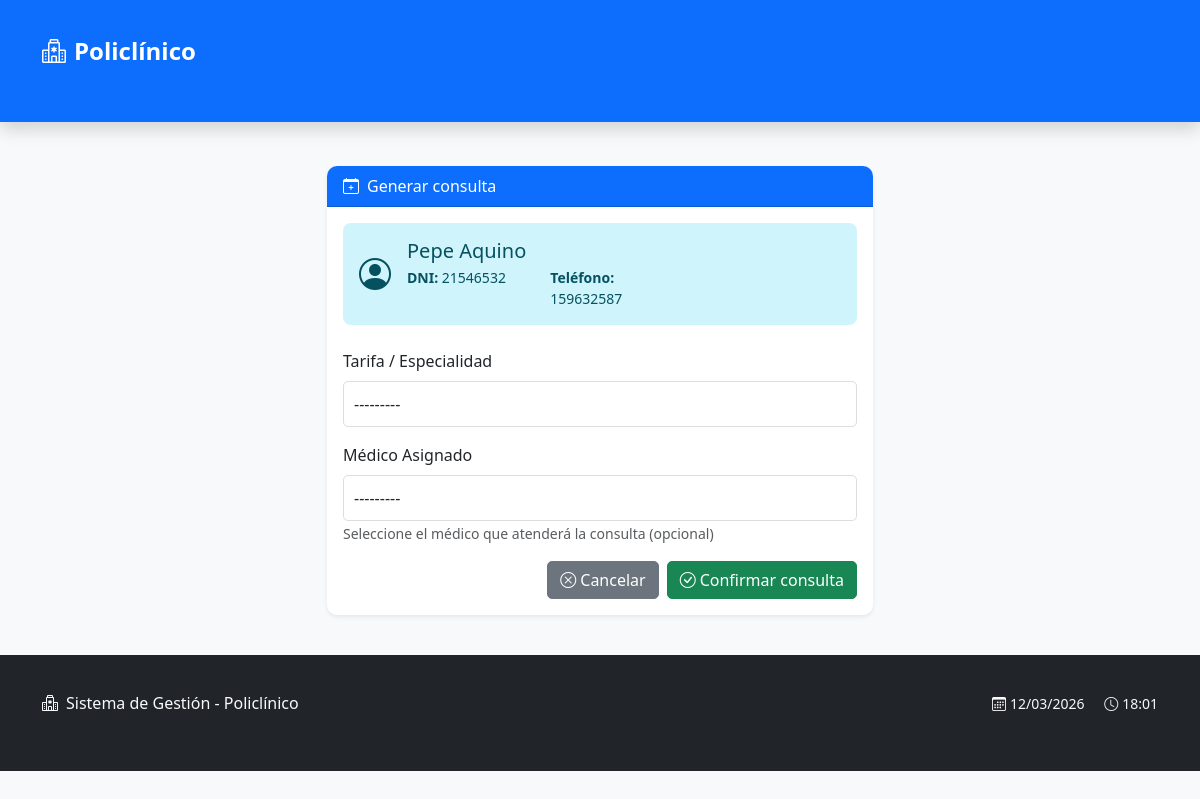
The page /consultas/crear/30/ on the database its author committed.
### pacientes/models.py (models this page shows, shortened)
class Paciente(models.Model):
    dni = models.CharField(max_length=8, unique=True)
    nombres = models.CharField(max_length=100)
    apellidos = models.CharField(max_length=100)
    fecha_nacimiento = models.DateField()
    telefono = models.CharField(max_length=15, blank=True)
    direccion = models.CharField(max_length=200, blank=True)
    creado_en = models.DateTimeField(auto_now_add=True)
    activo = models.BooleanField(default=True, verbose_name='¿Activo?',help_text='Indica si el paciente está activo en el sistema')

### consultas/views.py (the view)
# urls.py: path('crear/<int:paciente_id>/', crear_consulta, name='crear_consulta'),
def crear_consulta(request, paciente_id):
    paciente = get_object_or_404(Paciente, id=paciente_id)
    if request.method == 'POST':
        form = ConsultaForm(request.POST)
        if form.is_valid():
            tarifa = form.cleaned_data['tarifa']
            doctor = form.cleaned_data.get('doctor')
            hoy = now().date()
            existe = paciente_tiene_consulta_hoy(paciente, tarifa, doctor)
            if existe:
                if tarifa.tipo_consulta == 'GENERAL':
                    mensaje_error = 'El paciente ya tiene una consulta GENERAL registrada para hoy.'
                elif tarifa.tipo_consulta == 'ECOGRAFIA':
                    mensaje_error = 'El paciente ya tiene una ECOGRAFÍA registrada para hoy.'
                elif tarifa.tipo_consulta == 'ESPECIALIDAD':
                    mensaje_error = f'El paciente ya tiene una consulta de {tarifa.get_especialidad_display()} registrada para hoy.'
                else:
                    mensaje_error = 'El paciente ya tiene una consulta registrada para hoy.'
                return render(request, 'consultas/crear_consulta.html', {
                    'paciente': paciente,
                    'form': form,
                    'error': mensaje_error
                })
            if doctor:
                existe_con_doctor = Consulta.objects.filter(
                    paciente=paciente,
                    doctor=doctor,
                    fecha__date=hoy,
                    estado=Consulta.EstadoConsulta.REGISTRADA
                ).exists()
                if existe_con_doctor:
                    return render(request, 'consultas/crear_consulta.html', {
                        'paciente': paciente,
                        'form': form,
                        'error': f'El paciente ya tiene una consulta registrada hoy con el Dr. {doctor.nombres} {doctor.apellidos}.'
                    })
            consulta = form.save(commit=False)
            consulta.paciente = paciente
            consulta.save()
            orden = OrdenPago.objects.create(consulta=consulta)
            return redirect('detalle_orden_pago', orden.id)
    else:
        form = ConsultaForm()
    return render(request, 'consultas/crear_consulta.html', {
        'paciente': paciente,
        'form': form
    })

### consultas/forms.py
class ConsultaForm(forms.ModelForm):
    class Meta:
        model = Consulta
        fields = ['tarifa', 'doctor']
        widgets = {
            'tarifa': forms.Select(attrs={
                'class': 'form-control'
            }),
            'doctor': forms.Select(attrs={
                'class': 'form-control'
            }),
        }
    def __init__(self, *args, **kwargs):
        super().__init__(*args, **kwargs)
        self.fields['doctor'].queryset = Doctor.objects.filter(activo=True)
        self.fields['doctor'].label = 'Médico asignado'
        self.fields['doctor'].required = True
        self.fields['doctor'].queryset = self.fields['doctor'].queryset.order_by('apellidos', 'nombres')

### config/context_processors.py (called while the page is built, shortened)
def grupos_usuario(request):
    return {}

### doctores/models.py (called while the page is built)
    def __str__(self):
        return f"Dr. {self.nombres} {self.apellidos} - {self.especialidad.get_nombre_display()}"

### tarifas/models.py (called while the page is built)
    def __str__(self):
        if self.tipo_consulta == self.TipoConsulta.ESPECIALIDAD:
            return f"{self.get_tipo_consulta_display()} - {self.get_especialidad_display()} - S/ {self.precio}"
        return f"{self.get_tipo_consulta_display()} - S/ {self.precio}"

### consultas/templates/consultas/crear_consulta.html (shortened to what this page needs)
{% extends "base.html" %}
{% block content %}
<div class="row justify-content-center">
    <div class="col-md-6">
        <div class="card shadow-sm">
            <div class="card-header bg-primary text-white">
                <i class="bi bi-calendar-plus me-2"></i>Generar consulta
            </div>
            <div class="card-body">
                <div class="alert alert-info mb-4">
                    <div class="d-flex align-items-center">
                        <div class="me-3">
                            <i class="bi bi-person-circle fs-2"></i>
                        </div>
                        <div>
                            <h5 class="mb-1">{{ paciente.nombres }} {{ paciente.apellidos }}</h5>
                            <div class="row small">
                                <div class="col-md-6">
                                    <strong>DNI:</strong> {{ paciente.dni }}
                                </div>
                                <div class="col-md-6">
                                    <strong>Teléfono:</strong> {{ paciente.telefono|default:"No registrado" }}
                                </div>
                            </div>
                        </div>
                    </div>
                </div>
                <form method="post">
                    <div class="mb-3">
                        <label class="form-label">Tarifa / Especialidad</label>
                        {{ form.tarifa }}
                    </div>
                    <div class="mb-3">
                        <label class="form-label">Médico Asignado</label>
                        {{ form.doctor }}
                        <small class="form-text text-muted">
                            Seleccione el médico que atenderá la consulta (opcional)
                        </small>
                    </div>
                    <div class="d-flex justify-content-end gap-2">
                        <a href="{% url 'lista_pacientes' %}" class="btn btn-secondary">
                            <i class="bi bi-x-circle me-1"></i>Cancelar
                        </a>
                        <button type="submit" class="btn btn-success">
                            <i class="bi bi-check-circle me-1"></i>Confirmar consulta
                        </button>
                    </div>
                </form>
            </div>
        </div>
    </div>
</div>
{% endblock %}

### static/css/styles.css (style rules this page uses)
body { font-family: 'Segoe UI', Tahoma, Geneva, Verdana, sans-serif; background-color: #f8f9fa; }
.card { box-shadow: 0 2px 10px rgba(0,0,0,0.1); border: none; border-radius: 10px; }
.card-header { border-radius: 10px 10px 0 0 !important; }
.btn { border-radius: 5px; font-weight: 500; }
.alert { border-radius: 8px; border: none; }
.form-control { border-radius: 5px; border: 1px solid #ddd; padding: 10px; }

### rows shown on the page
Paciente: nombres "Pepe", apellidos "Aquino", dni "21546532", telefono "159632587"
